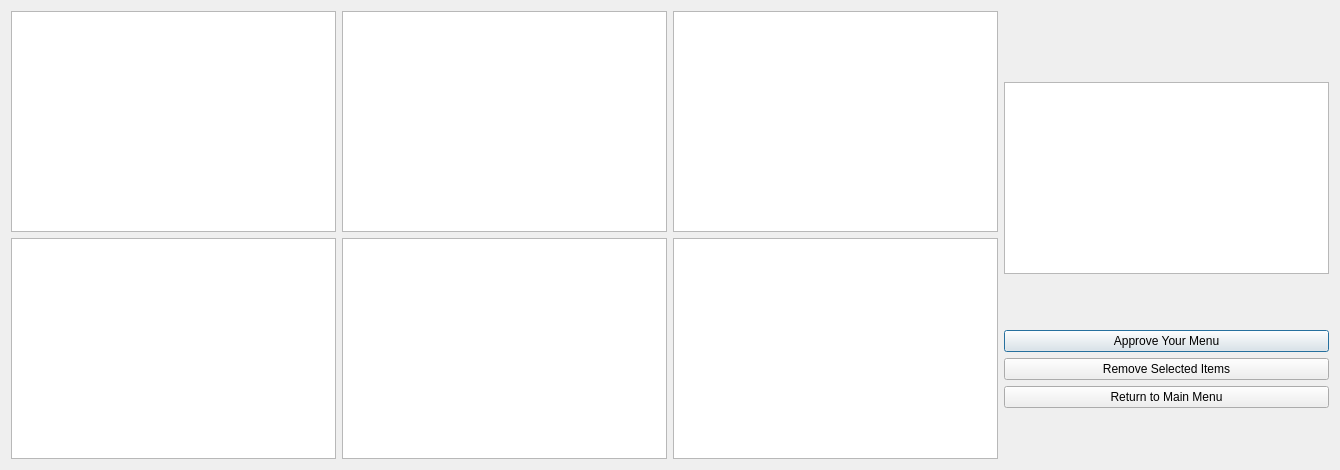
<?xml version="1.0" encoding="UTF-8"?>
<ui version="4.0">
 <class>showItems</class>
 <widget class="QDialog" name="showItems">
  <property name="geometry">
   <rect>
    <x>0</x>
    <y>0</y>
    <width>1340</width>
    <height>470</height>
   </rect>
  </property>
  <property name="windowTitle">
   <string>Dialog</string>
  </property>
  <property name="styleSheet">
   <string notr="true">QListWidget {
	font-family: Consolas, Courier, monospace;
}

/* Style for deselected items */
QListWidget::item {
	font-size: 5pt;
    border: 1px solid black; /* Add a border to all items */
    padding: 5px; /* Add padding to create space around the content */
}

/* Style for selected items */
QListWidget::item:selected {
    background-color: lightblue; /* Change background color for selected items */
    color: black; /* Ensure text color remains visible */
}</string>
  </property>
  <layout class="QGridLayout" name="gridLayout_2">
   <item row="0" column="0">
    <layout class="QGridLayout" name="gridLayout">
     <item row="0" column="1">
      <widget class="QListWidget" name="listWidget_salad">
       <property name="font">
        <font>
         <family>Consolas</family>
         <pointsize>8</pointsize>
        </font>
       </property>
       <property name="styleSheet">
        <string notr="true">QListWidget {
	font-family: Consolas, Courier, monospace;
}

/* Style for deselected items */
QListWidget::item {
	font-size: 3pt;
    border: 1px solid black; /* Add a border to all items */
    padding: 5px; /* Add padding to create space around the content */
}

/* Style for selected items */
QListWidget::item:selected {
    background-color: lightblue; /* Change background color for selected items */
    color: black; /* Ensure text color remains visible */
}</string>
       </property>
       <property name="selectionMode">
        <enum>QAbstractItemView::MultiSelection</enum>
       </property>
      </widget>
     </item>
     <item row="1" column="0">
      <widget class="QListWidget" name="listWidget_drink">
       <property name="font">
        <font>
         <family>Consolas</family>
         <pointsize>8</pointsize>
        </font>
       </property>
       <property name="styleSheet">
        <string notr="true">QListWidget {
	font-family: Consolas, Courier, monospace;
}

/* Style for deselected items */
QListWidget::item {
	font-size: 3pt;
    border: 1px solid black; /* Add a border to all items */
    padding: 5px; /* Add padding to create space around the content */
}

/* Style for selected items */
QListWidget::item:selected {
    background-color: lightblue; /* Change background color for selected items */
    color: black; /* Ensure text color remains visible */
}</string>
       </property>
       <property name="selectionMode">
        <enum>QAbstractItemView::MultiSelection</enum>
       </property>
      </widget>
     </item>
     <item row="0" column="2">
      <widget class="QListWidget" name="listWidget_mainCourse">
       <property name="font">
        <font>
         <family>Consolas</family>
         <pointsize>8</pointsize>
        </font>
       </property>
       <property name="styleSheet">
        <string notr="true">QListWidget {
	font-family: Consolas, Courier, monospace;
}

/* Style for deselected items */
QListWidget::item {
	font-size: 3pt;
    border: 1px solid black; /* Add a border to all items */
    padding: 5px; /* Add padding to create space around the content */
}

/* Style for selected items */
QListWidget::item:selected {
    background-color: lightblue; /* Change background color for selected items */
    color: black; /* Ensure text color remains visible */
}</string>
       </property>
       <property name="selectionMode">
        <enum>QAbstractItemView::MultiSelection</enum>
       </property>
      </widget>
     </item>
     <item row="1" column="2">
      <widget class="QListWidget" name="listWidget_dessert">
       <property name="font">
        <font>
         <family>Consolas</family>
         <pointsize>8</pointsize>
        </font>
       </property>
       <property name="styleSheet">
        <string notr="true">QListWidget {
	font-family: Consolas, Courier, monospace;
}

/* Style for deselected items */
QListWidget::item {
	font-size: 3pt;
    border: 1px solid black; /* Add a border to all items */
    padding: 5px; /* Add padding to create space around the content */
}

/* Style for selected items */
QListWidget::item:selected {
    background-color: lightblue; /* Change background color for selected items */
    color: black; /* Ensure text color remains visible */
}</string>
       </property>
       <property name="selectionMode">
        <enum>QAbstractItemView::MultiSelection</enum>
       </property>
      </widget>
     </item>
     <item row="0" column="0">
      <widget class="QListWidget" name="listWidget_starter">
       <property name="font">
        <font>
         <family>Consolas</family>
         <pointsize>8</pointsize>
        </font>
       </property>
       <property name="styleSheet">
        <string notr="true">QListWidget {
	font-family: Consolas, Courier, monospace;
}

/* Style for deselected items */
QListWidget::item {
	font-size: 3pt !important;
    border: 1px solid black; /* Add a border to all items */
    padding: 5px; /* Add padding to create space around the content */
}

/* Style for selected items */
QListWidget::item:selected {
    background-color: lightblue; /* Change background color for selected items */
    color: black; /* Ensure text color remains visible */
}</string>
       </property>
       <property name="selectionMode">
        <enum>QAbstractItemView::MultiSelection</enum>
       </property>
      </widget>
     </item>
     <item row="0" column="3" rowspan="2">
      <layout class="QVBoxLayout" name="verticalLayout">
       <item>
        <widget class="QLabel" name="label_icon">
         <property name="text">
          <string/>
         </property>
        </widget>
       </item>
       <item>
        <spacer name="verticalSpacer">
         <property name="orientation">
          <enum>Qt::Vertical</enum>
         </property>
         <property name="sizeHint" stdset="0">
          <size>
           <width>20</width>
           <height>40</height>
          </size>
         </property>
        </spacer>
       </item>
       <item>
        <widget class="QTextEdit" name="textEdit_menuOverall">
         <property name="styleSheet">
          <string notr="true">QTextEdit {
	font-family: Consolas, Courier, monospace;
}</string>
         </property>
        </widget>
       </item>
       <item>
        <spacer name="verticalSpacer_5">
         <property name="orientation">
          <enum>Qt::Vertical</enum>
         </property>
         <property name="sizeHint" stdset="0">
          <size>
           <width>20</width>
           <height>40</height>
          </size>
         </property>
        </spacer>
       </item>
       <item>
        <widget class="QPushButton" name="pushButton_approveMenu">
         <property name="text">
          <string>Approve Your Menu</string>
         </property>
        </widget>
       </item>
       <item>
        <widget class="QPushButton" name="pushButton_remove">
         <property name="text">
          <string>Remove Selected Items</string>
         </property>
        </widget>
       </item>
       <item>
        <widget class="QPushButton" name="pushButton_returnMain">
         <property name="text">
          <string>Return to Main Menu</string>
         </property>
        </widget>
       </item>
       <item>
        <spacer name="verticalSpacer_3">
         <property name="orientation">
          <enum>Qt::Vertical</enum>
         </property>
         <property name="sizeHint" stdset="0">
          <size>
           <width>20</width>
           <height>40</height>
          </size>
         </property>
        </spacer>
       </item>
      </layout>
     </item>
     <item row="1" column="1">
      <widget class="QListWidget" name="listWidget_appetizer">
       <property name="font">
        <font>
         <family>Consolas</family>
         <pointsize>8</pointsize>
        </font>
       </property>
       <property name="styleSheet">
        <string notr="true">QListWidget {
	font-family: Consolas, Courier, monospace;
}

/* Style for deselected items */
QListWidget::item {
	font-size: 3pt;
    border: 1px solid black; /* Add a border to all items */
    padding: 5px; /* Add padding to create space around the content */
}

/* Style for selected items */
QListWidget::item:selected {
    background-color: lightblue; /* Change background color for selected items */
    color: black; /* Ensure text color remains visible */
}</string>
       </property>
       <property name="selectionMode">
        <enum>QAbstractItemView::MultiSelection</enum>
       </property>
      </widget>
     </item>
    </layout>
   </item>
  </layout>
 </widget>
 <resources/>
 <connections/>
</ui>
